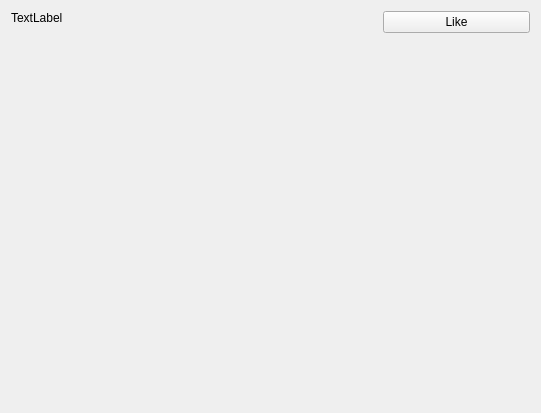
<?xml version="1.0" encoding="UTF-8"?>
<ui version="4.0">
 <class>WidgetFavoriteDefinition</class>
 <widget class="QWidget" name="WidgetFavoriteDefinition">
  <property name="geometry">
   <rect>
    <x>0</x>
    <y>0</y>
    <width>541</width>
    <height>413</height>
   </rect>
  </property>
  <property name="windowTitle">
   <string>Form</string>
  </property>
  <layout class="QHBoxLayout" name="horizontalLayout_2">
   <item>
    <layout class="QHBoxLayout" name="horizontalLayout" stretch="10,4">
     <item>
      <widget class="QLabel" name="labelFavoriteDefinition">
       <property name="text">
        <string>TextLabel</string>
       </property>
       <property name="alignment">
        <set>Qt::AlignLeading|Qt::AlignLeft|Qt::AlignTop</set>
       </property>
       <property name="wordWrap">
        <bool>true</bool>
       </property>
      </widget>
     </item>
     <item>
      <layout class="QVBoxLayout" name="verticalLayout">
       <item>
        <widget class="QPushButton" name="pushButtonSetFavorite">
         <property name="text">
          <string>Like</string>
         </property>
        </widget>
       </item>
       <item>
        <spacer name="verticalSpacer">
         <property name="orientation">
          <enum>Qt::Vertical</enum>
         </property>
         <property name="sizeHint" stdset="0">
          <size>
           <width>20</width>
           <height>40</height>
          </size>
         </property>
        </spacer>
       </item>
      </layout>
     </item>
    </layout>
   </item>
  </layout>
 </widget>
 <resources/>
 <connections/>
</ui>
